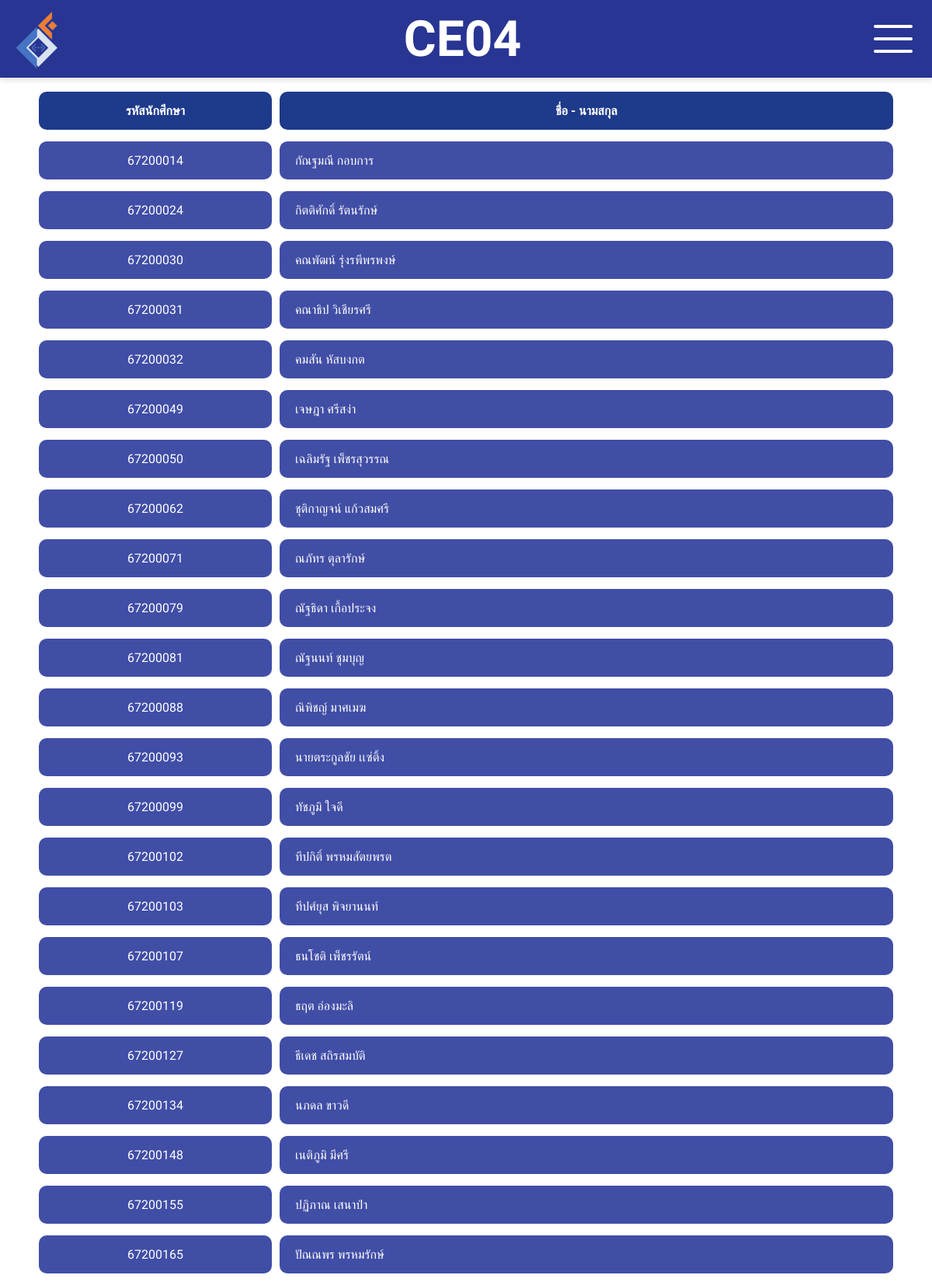
The app's page /students/ce01/ (upper part) with its own data.
### app_students/models.py (models this page shows, shortened)
class GoogleSheetData(models.Model):
    D = models.IntegerField()
    email = models.EmailField()
    years = models.IntegerField(null=True, blank=True)
    student_id = models.CharField(max_length=255)
    title = models.CharField(max_length=255)
    name = models.CharField(max_length=255)
    nickname = models.CharField(max_length=255)
    gender = models.CharField(max_length=255)
    phone = models.CharField(max_length=255)

### app_students/views.py (the view)
# urls.py: path('ce01/', views.ce01s, name='ce01s'),
def ce01s(request):
    ce01s = GoogleSheetData.objects.all()
    return render(request, 'app_students/ce01s.html',{'ce01s':ce01s})

### app_students/templates/app_students/ce01s.html (shortened to what this page needs)
{% load static %}
{% block content %}
<div style="height: 30px; width: 100%"></div>
<nav class="navbar">
  <div class="logo">
    <a href="{% url 'home' %}">
      <img src="{% static 'img/picture/Logo_ce.png' %}" alt="CE Logo" />
    </a>
  </div>
  <div class="">
    <a href="{% url 'home' %}" style="color: white; text-decoration: none;">CE04</a>
  </div>
  <div class="hamburger" onclick="toggleMenu()">
    <div></div>
    <div></div>
    <div></div>
  </div>
</nav>
<h1
  style="
    text-align: center;
    color: #ffff;
    margin-bottom: 20px;
    font-family: 'Sarabun', sans-serif;
  "
>
</h1>
<div
  style="
    width: 100%;
    margin: auto;
    padding: 30px;
    font-family: 'Sarabun', sans-serif;
  "
>
  <div style="display: flex; padding: 0px 20px; gap: 10px">
    <div
      style="
        display: inline-block;
        background: #1e3a8a;
        color: white;
        padding: 15px 20px;
        border-radius: 10px;
        width: 300px;
        font-weight: bold;
        text-align: center;
      "
    >
      รหัสนักศึกษา
    </div>
    <div
      style="
        flex: 1;
        text-align: center;
        background: #1e3a8a;
        color: white;
        padding: 15px 20px;
        border-radius: 10px;
        font-weight: bold;
      "
    >
      ชื่อ - นามสกุล
    </div>
  </div>
  <div style="border-radius: 0 0 10px 10px">
    {% for item in ce01s %}
    {% if item.years == 1 %}
    <div style="display: flex; margin: 15px 20px; gap: 10px">
      <div
        style="
          display: inline-block;
          background: #414ea6;
          color: white;
          padding: 15px 20px;
          border-radius: 10px;
          width: 300px;
          text-align: center;
        "
      >
        <a
          href="#"
          onclick="event.preventDefault(); showPopup('{{ item.student_id }}', '{{ item.name }}', '{{ item.gender }}', '{{ item.email }}', '{{ item.nickname }}', '{{ item.phone }}', '{{ item.years }}')"
          style="color: white; text-decoration: none"
        >
          {{ item.student_id }}
        </a>
      </div>
      <div
        style="
          flex: 1;
          background: #414ea6;
          color: white;
          padding: 15px 20px;
          border-radius: 10px;
        "
      >
        <a
          href="#"
          onclick="event.preventDefault(); showPopup('{{ item.student_id }}', '{{ item.name }}', '{{ item.gender }}', '{{ item.email }}', '{{ item.nickname }}', '{{ item.phone }}', '{{ item.years }}')"
          style="color: white; text-decoration: none"
        >
          {{ item.name }}
        </a>
      </div>
    </div>
    {% endif %}
    {% empty %}
    <div style="padding: 20px; text-align: center; color: red;">
      ไม่พบนักศึกษาชั้นปีที่ 1
    </div>
    {% endfor %}
  </div>
</div>
{% endblock content %}

### app_students/templates/app_students/ce01s.html (style rules this page uses)
* { margin: 0; padding: 0; box-sizing: border-box; }
.navbar { position: fixed; top: 0; width: 100%; display: flex; justify-content: space-between; gap: 10px; align-items: center; color: white; font-size: 64px; font-weight: 700; background-color: #283593; padding: 10px 0; height: 100px; z-index: 999; box-shadow: 0 4px 6px rgba(0, 0, 0, 0.1); }
.navbar a { color: white; text-decoration: none; }
.logo { padding: 0 0 0 10px; }
.logo a img { object-fit: cover; height: 80px; }
.hamburger { width: 100px; padding: 10px; display: flex; flex-direction: column; justify-content: center; align-items: center; cursor: pointer; }
.hamburger div { border-radius: 100vw; width: 50px; height: 4px; background-color: white; margin: 6px 0; }
body, h1, div, p, a, span { font-family: "Sarabun", sans-serif; }

### records on screen
GoogleSheetData: student_id "67200014", name "กัณฐมณี กอบการ"
GoogleSheetData: student_id "67200024", name "กิตติศักดิ์ รัตนรักษ์"
GoogleSheetData: student_id "67200030", name "คณพัฒน์ รุ่งรพีพรพงษ์"
GoogleSheetData: student_id "67200031", name "คณาธิป วิเชียรศรี"
GoogleSheetData: student_id "67200032", name "คมสัน หัสบงกต"
GoogleSheetData: student_id "67200049", name "เจษฎา ศรีสง่า"
GoogleSheetData: student_id "67200050", name "เฉลิมรัฐ เพ็ชรสุวรรณ"
GoogleSheetData: student_id "67200062", name "ชุติกาญจน์ แก้วสมศรี"
GoogleSheetData: student_id "67200071", name "ณภัทร ตุลารักษ์"
GoogleSheetData: student_id "67200079", name "ณัฐธิดา เกื้อประจง"
GoogleSheetData: student_id "67200081", name "ณัฐนนท์ ชุมบุญ"
GoogleSheetData: student_id "67200088", name "ณิพิชญ์ มาศเมฆ"
GoogleSheetData: student_id "67200093", name "นายตระกูลชัย เเซ่ติ้ง"
GoogleSheetData: student_id "67200099", name "ทัชภูมิ ใจดี"
GoogleSheetData: student_id "67200102", name "ทีปกิติ์ พรหมสัตยพรต"
GoogleSheetData: student_id "67200103", name "ทีปศ์ยุส พิจยานนท์"
GoogleSheetData: student_id "67200107", name "ธนโชติ เพ็ชรรัตน์"
GoogleSheetData: student_id "67200119", name "ธฤต อ่องมะลิ"
GoogleSheetData: student_id "67200127", name "ธีเดช สถิรสมบัติ"
GoogleSheetData: student_id "67200134", name "นภดล ขาวดี"
GoogleSheetData: student_id "67200148", name "เนติภูมิ มีศรี"
GoogleSheetData: student_id "67200155", name "ปฏิภาณ เสนาป่า"
GoogleSheetData: student_id "67200165", name "ปัณณพร พรหมรักษ์"
